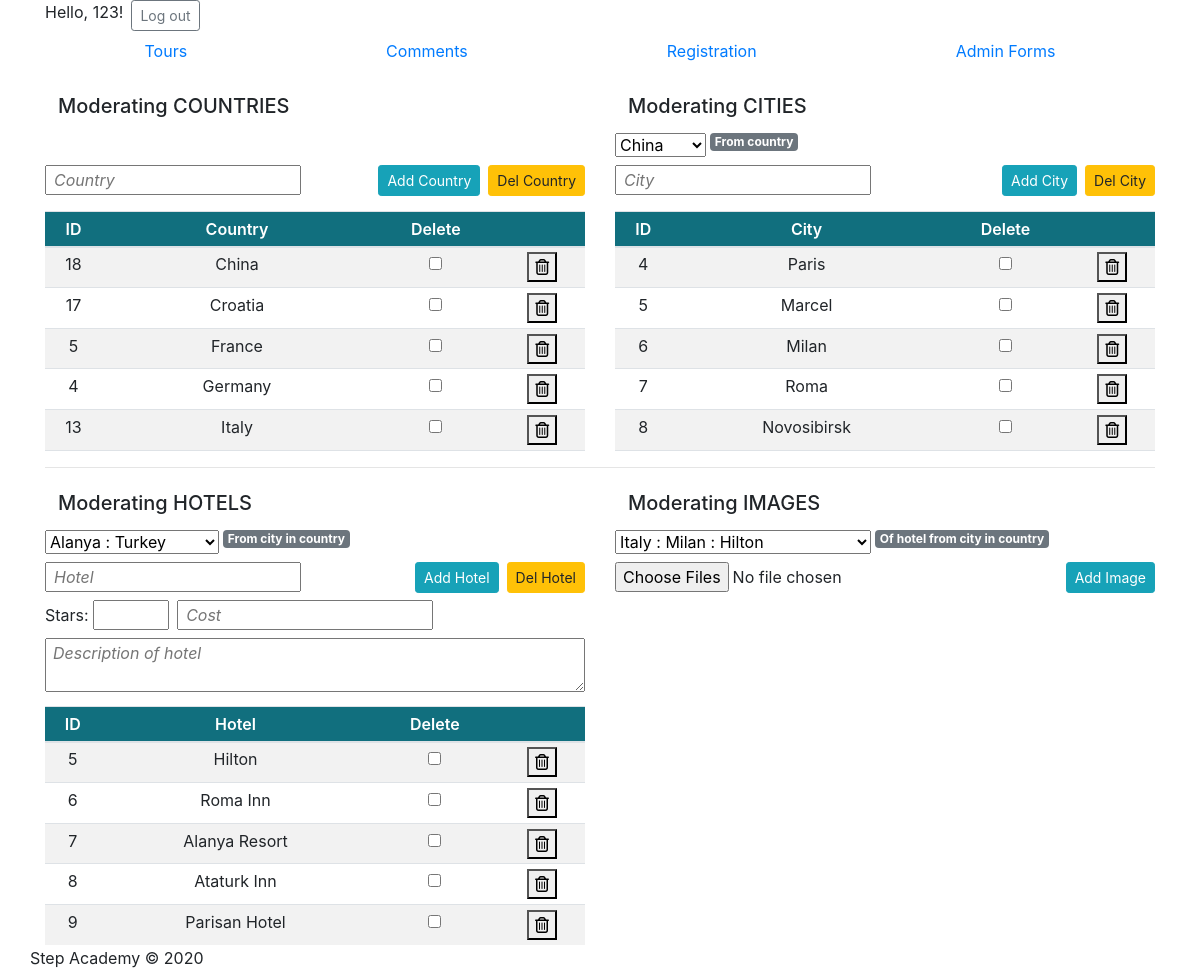
Page /index.php?page=4 (signed in) on the committed database.
### tables this page shows
CREATE TABLE `countries` (
  `id` int(11) NOT NULL,
  `country` varchar(64) DEFAULT NULL
);

CREATE TABLE `cities` (
  `id` int(11) NOT NULL,
  `city` varchar(64) DEFAULT NULL,
  `countryid` int(11) DEFAULT NULL,
  `ucity` varchar(128) DEFAULT NULL
);

CREATE TABLE `hotels` (
  `id` int(11) NOT NULL,
  `hotel` varchar(64) DEFAULT NULL,
  `cityid` int(11) DEFAULT NULL,
  `countryid` int(11) DEFAULT NULL,
  `stars` int(11) DEFAULT NULL,
  `cost` int(11) DEFAULT NULL,
  `info` varchar(1024) DEFAULT NULL
);

### pages/admin.php (the view, shortened to what this page needs)
<?php $link = connect();?>
<div class="row">
   <div class="col-sm-12 col-md-6 left">
        <a class="btn" data-toggle="collapse" href="#blockA" role="button" aria-expanded="true" aria-controls="blockA">
        <h5>Moderating  COUNTRIES</h5></a>
        <div id="blockA" class="collapse show">
        <?php
        $sel = 'SELECT * FROM countries';
        $res = mysqli_query($link, $sel);
        echo "<form action='index.php?page=4' method='post' class='input-form mt-3' id='formcountry'>";
        echo "<input type='text' name='country' placeholder='Country' class='my-3'>";
        echo "<input type='submit' name='delcountry' value='Del Country' class='btn btn-sm btn-warning ml-2 mt-3 float-right'>";
        echo "<input type='submit' name='addcountry' value='Add Country' class='btn btn-sm btn-info ml-2 mt-3 float-right'>";
        echo "<br><div class='wndw'><table class='table table-sm table-striped'>";
        echo  '<thead><tr><th>ID</th><th>Country</th><th>Delete</th><th></th></tr></thead>';
        while($row = mysqli_fetch_array($res, MYSQLI_NUM)) {
            echo "<tr id='$row[0]'>
                <td>$row[0]</td>
                <td>$row[1]</td>
                <td><input type='checkbox' name='cb$row[0]'></td>
                <td><form action='index.php?page=4' method='post'>
                        <input type='hidden' name='idco' value='$row[0]'>
                        <button type='submit' name='delitem'><i class='fa fa-trash-o' aria-hidden='true'></i></button>
                    </form>
                </td>
            </tr>";
        }
        echo "</table></div>";
        echo "</form>";
        ?>
        </div>
    </div>
    <div class="col-sm-12 col-md-6 right">
        <a class="btn" data-toggle="collapse" href="#blockB" role="button" aria-expanded="true" aria-controls="blockB">
        <h5>Moderating  CITIES</h5></a>
        <div class="collapse show" id="blockB">
        <?php
        $res = mysqli_query($link, 'SELECT * FROM countries');
        echo "<form action='index.php?page=4' method='post' class='input-form' id='formcity'>";
        echo '<select name="countryname">';
        while($row = mysqli_fetch_array($res, MYSQLI_NUM)) {
            echo "<option value='$row[0]'>$row[1]</option>";
        }
        echo "</select>";
        echo "<span class='ml-1 badge badge-secondary align-top'>From country</span>";
        echo "<br><input type='text' name='city' placeholder='City' class='mt-2 mb-3'>";
        echo "<input type='submit' name='delcity' value='Del City' class='btn btn-sm btn-warning ml-2 mt-2 float-right'>";
        echo "<input type='submit' name='addcity' value='Add City' class='btn btn-sm btn-info ml-2 mt-2 float-right'>";
        $res = mysqli_query($link, 'SELECT * FROM cities');
        echo "<br><div class='wndw'><table class='table table-sm table-striped'>";
        echo  '<thead><tr><th>ID</th><th>City</th><th>Delete</th><th></th></tr></thead>';
        while($row = mysqli_fetch_array($res, MYSQLI_NUM)) {
            echo "<tr id='$row[0]'>
                <td>$row[0]</td>
                <td>$row[1]</td>
                <td><input type='checkbox' name='cbc$row[0]'></td>
                <td><form action='index.php?page=4' method='post'>
                        <input type='hidden' name='idco' value='$row[0]'>
                        <button type='submit' name='delitem'><i class='fa fa-trash-o' aria-hidden='true'></i></button>
                    </form>
                </td>
            </tr>";
        }
        echo "</div></table>";
        echo "</form>";
        ?>
            </div>
        </div>
    </div>
</div>
    <hr>
<div class="row">
    <div class="col-sm-12 col-md-6 left">
        <a class="btn" data-toggle="collapse" href="#blockC" role="button" aria-expanded="true" aria-controls="blockC">
        <h5>Moderating  HOTELS</h5></a>
        <div class="collapse show" id="blockC">
        <?php
        echo "<form action='index.php?page=4' method='post' class='input-form' id='formhotel'>";
        $sel = 'SELECT ci.id, ci.city, co.country, co.id FROM countries co, cities ci WHERE ci.countryid=co.id';
        $res = mysqli_query($link, $sel);
        echo "<select name='hcity'>";
        while($row = mysqli_fetch_array($res, MYSQLI_NUM)) {
            echo "<option value='$row[0]'>$row[1] : $row[2]</option>";
        }
        echo "</select>";
        echo "<span class='ml-1 badge badge-secondary align-top'>From city in country</span>";
        echo "<br><input type='text' name='hotel' placeholder='Hotel' class='my-2'>";
        echo "<input type='submit' name='delhotel' value='Del Hotel' class='btn btn-sm btn-warning ml-2 mt-2 float-right'>";
        echo "<input type='submit' name='addhotel' value='Add Hotel' class='btn btn-sm btn-info ml-2 mt-2 float-right'>";
        echo "<br><lable for='stars'>Stars: <input type='number' name='stars' id='stars' min='1' max='5'></lable>";
        echo "<input type='text' name='cost' placeholder='Cost' class='ml-2'>";
        echo "<br><textarea name='info' placeholder='Description of hotel'class='my-2'></textarea>";
        $res = mysqli_query($link, 'SELECT * FROM hotels');
        echo "<br><div class='wndw'><table class='table table-sm table-striped'>";
        echo  '<thead><tr><th>ID</th><th>Hotel</th><th>Delete</th><th></th></tr></thead>';
        while($row = mysqli_fetch_array($res, MYSQLI_NUM)) {
            echo "<tr id='$row[0]'>
                <td>$row[0]</td>
                <td>$row[1]</td>
                <td><input type='checkbox' name='cbh$row[0]'></td>
                <td><form action='index.php?page=4' method='post'>
                        <input type='hidden' name='idco' value='$row[0]'>
                        <button type='submit' name='delitem'><i class='fa fa-trash-o' aria-hidden='true'></i></button>
                    </form>
                </td>
            </tr>";
        }
        echo "</div></table>";
        echo "</form>";
        ?>
        </div>
    </div>
    </div>
    <div class="col-sm-12 col-md-6 right">
        <a class="btn" data-toggle="collapse" href="#blockD" role="button" aria-expanded="true" aria-controls="blockD">
        <h5>Moderating  IMAGES</h5></a>
        <div class="collapse show" id="blockD">
        <?php
        echo "<form action='index.php?page=4' method='post' enctype='multipart/form-data' class='input-form'>";
        $sel = 'SELECT ho.id, co.country, ci.city, ho.hotel FROM countries co, cities ci, hotels ho WHERE ho.countryid=co.id AND ho.cityid=ci.id';
        $res = mysqli_query($link, $sel);
        echo "<select name='hotelid'>";
        while($row = mysqli_fetch_array($res, MYSQLI_NUM)) {
            echo "<option value='$row[0]'>$row[1] : $row[2] : $row[3]</option>";
        }
        echo "</select>";
        echo "<span class='ml-1 badge badge-secondary align-top'>Of hotel from city in country</span>";
        echo "<br><input type='file' name='file[]' multiple  accept='image/*' id='addimg' class='my-2'>";
        echo "<input type='submit' name='addimage' value='Add Image' class='btn btn-sm btn-info ml-2 mt-2 float-right'>";
        echo "</form>";
    ?>
        </div>
    </div>
</div>

### style.css (style rules this page uses)
input::placeholder, textarea::placeholder { font-style: italic; padding-left: 5px; }
textarea { width: 100%; }
.wndw { height: 30vh; overflow-y: scroll; cursor: grab; }
thead th { background-color: #116f7e; color: white; font-weight: 600; position: sticky; top: -1px; }
thead th:first-child { left: 0; z-index: 1; }
thead th:nth-child(2) { width: 50%; }
th, td { text-align: center; }

### rows in the picture
countries: id "18", country "China"
countries: id "17", country "Croatia"
countries: id "5", country "France"
countries: id "4", country "Germany"
countries: id "13", country "Italy"
cities: id "4", city "Paris"
cities: id "5", city "Marcel"
cities: id "6", city "Milan"
cities: id "7", city "Roma"
cities: id "8", city "Novosibirsk"
hotels: id "5", hotel "Hilton"
hotels: id "6", hotel "Roma Inn"
hotels: id "7", hotel "Alanya Resort"
hotels: id "8", hotel "Ataturk Inn"
hotels: id "9", hotel "Parisan Hotel"

### other values in the picture
$_SESSION['ruser'] "123"
form field countryname "China"
form field hcity "Alanya : Turkey"
form field hotelid "Italy : Milan : Hilton"
